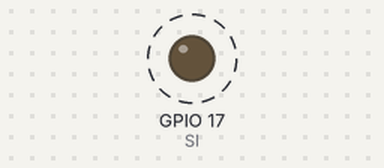
Bench run of a program on a simulated Raspberry Pi (BCM pin numbers). Parts: output pins drawn as LEDs (lit = HIGH). Dashed ring = blinking. Pins used as bus, display or sensor lines are not drawn; what the program prints to the terminal is not drawn. At 2.9 s the program stops and its outputs stay as they are.

Above: at 0.2 s.
Timing chart, 0 to 3.0 s (numbered marks = the images above):
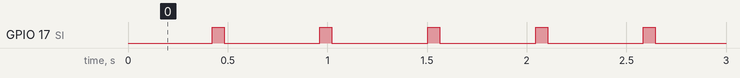

Measured:
- by itself, GPIO 17 (SI): alternates HIGH for 0.06 s and LOW for 0.48 s, 10 changes in all, then stays LOW

The program:

Ltika-shift.py
```python
#!/usr/local/bin/python
# -*- coding: utf-8 -*-

import RPi.GPIO as GPIO
import time

interval_time = 0.06
loop_num = 5

# 各GPIOの番号
SCK = 27
RCK = 22
SI = 17

GPIO.setmode(GPIO.BCM)

# 初期化
GPIO.setup(SCK, GPIO.OUT)
GPIO.setup(RCK, GPIO.OUT)
GPIO.setup(SI, GPIO.OUT)

def reset():
  GPIO.output(SCK, GPIO.LOW)
  GPIO.output(RCK, GPIO.LOW)
  GPIO.output(SI, GPIO.LOW)

def shift(PIN_NUM):
  GPIO.output(PIN_NUM, GPIO.HIGH)
  GPIO.output(PIN_NUM, GPIO.LOW)

def send_bits(data):
  for i in range(8):
    if ((1 << i ) & data) == 0:
      GPIO.output(SI, GPIO.LOW)
    else:
      GPIO.output(SI, GPIO.HIGH)

    shift(SCK)

  shift(RCK)

def lighting():
  reset()

  num = 1
  for i in range(9):
    send_bits(num)
    num = num << 1
    time.sleep(interval_time)

  send_bits(0)

try:
  print("start")
  for num in range(loop_num):
    lighting()
finally:
  print("finish")
  time.sleep(0.2)
  reset()
  GPIO.cleanup()
```
